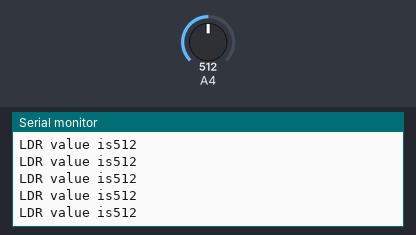
Bench run of a sketch on a simulated Arduino Uno, built with avr-gcc and run on an emulated ATmega328P. Shown: the last lines printed to the serial monitor. The inputs (shaded band) are chosen by the test bench; at power-on: A4 = 512.

Above: at 1.2 s.
1.3 s: A4 set to 716
At 1.56 s:
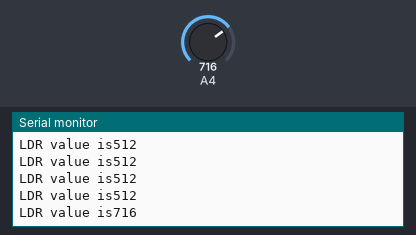
2.8 s: A4 set to 900
At 2.96 s:
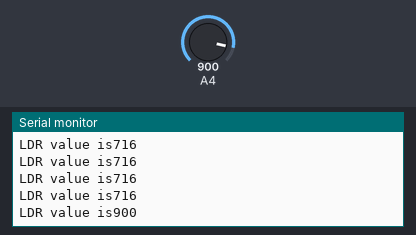
Timing chart, 0 to 5.8 s (numbered marks = the images above; inputs shaded):
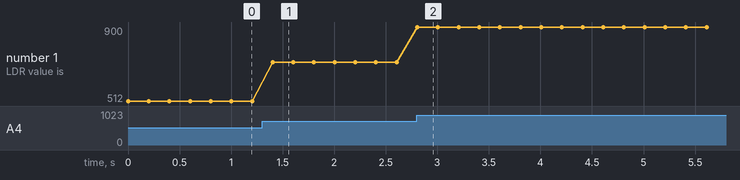

The sketch:

LDR_values.ino
```cpp
//Program: Reading LDR values
//LDR pull down connection at pin A4
//variable for storing analog values
int ldr;
void setup() {
  //Initialize serial baud rate at 9600
  Serial.begin(9600);
  //Initialize analog pin A4 as input
  pinMode(A4, INPUT);
}

void loop() {
  //Read the analog value at pin A4 and store in a variable
  ldr = analogRead(A4);
  //send the value to the serial port
  Serial.print("LDR value is");
  Serial.println(ldr);
  //delay of 200 ms
  delay(200);
}
```

Measured:
- after the input at 1.3 s, the serial monitor: prints a new line after 0.10 s (image 1)
- after the input at 2.8 s, the serial monitor: prints a new line at once (image 2)
- plotted number 1: 512 → 716 after the input at 1.3 s, 716 → 900 after the input at 2.8 s
